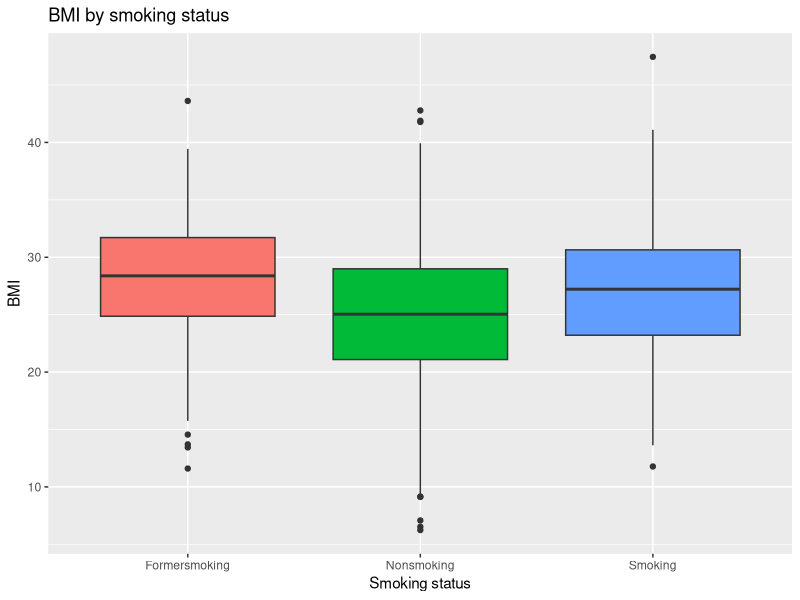
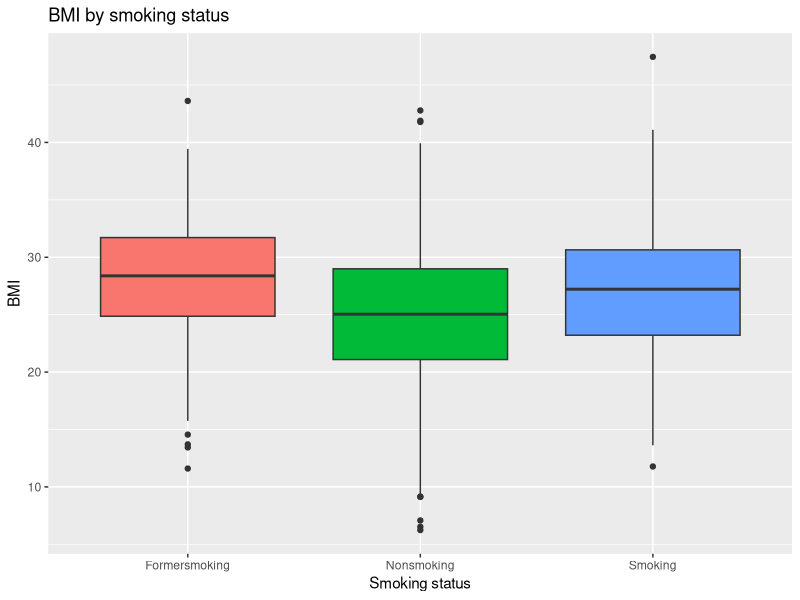
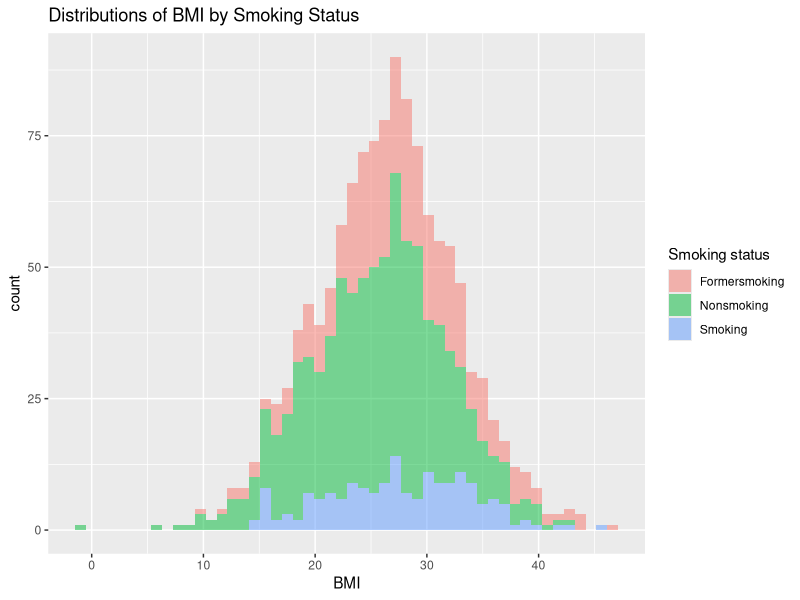

Here is the R script that generated these plots, in order:
## ---- chunk 1

# ---------------------------------
# A single R script following the principles of structured programming
# description: to simulate data, conduct an ANOVA, and summarize results (statistics and graph)
# 26 March 2020
# CLM
# ---------------------------------
#

## PSEUDOCODE #######################################################################

# get_data() = generate a simulation of data for analysis
# calc_anova() = conducts ANOVA 
# summarize_anova() = extracts ANOVA results 
# graph_ano() = visualize results of analysis 

#########################################################################

# Load libraries ---------------------------------------------------------

library(ggplot2) 
library(dplyr)

# Global variables ---------------------------------------------------------

# specify group attributes
n_group <- 3 # number of groups
n_name <- c("Nonsmoking","Smoking","Formersmoking") # name the groups, these are essentially global variables
n_size <- c(707,175,355) # group sizes
n_mean <- c(25,28,28) # mean BMI value
n_sd<- c(6,6,6) # variance for each group


# Program functions ---------------------------------------------------------

# Part 1: get_data() function -----------------------------------------------------------
# ---------------------------------
#  FUNCTION get_data
#  description: simulates BMI value for 3 groups of various smoking status (smoking, nonsmoking, former)
#  inputs: vectorized values of number of groups, group names, sample size, means, and standard deviations
#  outputs: a dataframe comprising simulated data under a normal distribution (col = id, fake_data_lab, norm_val)
###################################
  get_data <- function(n_group=3,
                       n_name=c("Nonsmoking","Smoking","Formersmoking"),
                       n_size=c(707,175,355),
                       n_mean=c(25,28,28),
                       n_sd=c(6,6,6)) {
    # organize these data into a data frame with the appropriate structure
    fake_data_lab <- rep(n_name, n_size)
    id <- 1:(sum(n_size))      
    norm_val <- c(rnorm(n=n_size[1],mean=n_mean[1],sd=n_sd[1]),
                 rnorm(n=n_size[2],mean=n_mean[2],sd=n_sd[2]),
                 rnorm(n=n_size[3],mean=n_mean[3],sd=n_sd[3]))
    my_data <- data.frame(id,fake_data_lab,norm_val)

return(my_data)
} # end of get_data
# ---------------------------------

# Part 2: calc_anova() function ---------------------------------------------------------
# ---------------------------------
#  FUNCTION calc_anova
#  description: conduct ANOVA on simulated data from get_data() function
#  inputs: my_data()'s dataframe containing individuals, smoking status, and BMI (col = id, fake_data_lab, norm_val)--specifically for col 2=fake_data_lab and col 3=norm_val
#  outputs: ANOVA results
###################################
  calc_anova <- function(data=my_data) { 
    
    my_anova <- aov(data[,3] ~ data[,2], data=my_data)  # BMI by smoking status
                                                       # col 2=fake_data_lab and col 3=norm_val           
    
    return(my_anova)
} # end of calc_anova
# ---------------------------------

# Part 3: summarize_anova() function ---------------------------------------------------------

# ---------------------------------
#  FUNCTION summarize_anova
#  description: extract output from ANOVA model  
#  inputs: calc_anova()'s generated ANOVA model 
#  outputs: ANOVA output table, especially the F statistic & p value 
#################################### thanks to Sophie for explaining processes!
  summarize_anova <- function(output=my_anova) {
    
    x <- summary(output) # summarize ANOVA
    print(x)
    ls_anova <- list(F_stat=unlist(x)[7], p_val=unlist(x)[9]) # extract F and pval
    print(ls_anova)

} # end of summarize_anova
# ---------------------------------

# Part 4: graph_ano() ---------------------------------------------------------

# ---------------------------------
#  FUNCTION graph_ano()
#  description: visualize the simulated data (BMI by smoking status), specifically as a boxplot
#  inputs: get_data() function's outputs of a dataframe containing id, smoking status, and BMI
#  outputs: boxplot (BMI by smoking status)
###################################
 graph_ano <- function(data=my_data) { 
    p_ano <- ggplot(data=my_data,
                     aes(x=fake_data_lab,
                         y=norm_val,
                         fill=fake_data_lab)) + 
    geom_boxplot() + 
    labs(title='BMI by smoking status', 
         x='Smoking status', 
         y='BMI') +  
    guides(fill=FALSE) # removed legend because redundant
    
    print(p_ano)
} # end of graph_ano()
# ---------------------------------

# Program body ---------------------------------------------------------

my_data <- get_data()

my_anova <- calc_anova(data=my_data)

summary_anova <- summarize_anova(output=my_anova) 

my_graph <- graph_ano(data=my_data)


## ---- chunk 2

# ---------------------------------
# A **modified* single R script following the principles of structured programming
# description: to simulate data, conduct an ANOVA, and summarize results (statistics and graph)
# 26 March 2020
# CLM
# ---------------------------------


## PSEUDOCODE ####################################################################

# get_data() = generate a simulation of data for analysis
# calc_anova() = conducts ANOVA 
# summarize_anova() = extracts ANOVA results 
# graph_hist() = visualize results of analysis **as histograms**

#########################################################################

# *For brevity, assume the initial set up and some details on functions are similar to the original version of the structured programming 

# Program functions ---------------------------------------------------------

#  FUNCTION get_data
  get_data2 <- function(n_group=3,
                       n_name=c("Nonsmoking","Smoking","Formersmoking"),
                       n_size=c(707,175,355),
                       n_mean=c(25,28,28),
                       n_sd=c(6,6,6)) {
    fake_data_lab <- rep(n_name, n_size)
    id <- 1:(sum(n_size))      
    norm_val <- c(rnorm(n=n_size[1],mean=n_mean[1],sd=n_sd[1]),
                 rnorm(n=n_size[2],mean=n_mean[2],sd=n_sd[2]),
                 rnorm(n=n_size[3],mean=n_mean[3],sd=n_sd[3]))
        my_data2 <- data.frame(id,fake_data_lab,norm_val)
return(my_data2)
}
#  FUNCTION calc_anova
  calc_anova2 <- function(data=my_data2) { 
    my_anova2 <- aov(data[,3] ~ data[,2], data=my_data2)
    return(my_anova2)
} 

#  FUNCTION summarize_anova
  summarize_anova2 <- function(output=my_anova2) {
    y <- summary(output) 
    print(y)
    ls_anova2 <- list(F_stat=unlist(y)[7], p_val=unlist(y)[9])
    print(ls_anova2)
}

# new graph function called graph_hist()-------------------------------------------

# ---------------------------------
#  FUNCTION graph_hist()
#  description: visualize the simulated data (BMI by smoking status), specifically as **overlapping histograms**
#  inputs: get_data2() function's outputs of a dataframe containing id, smoking status, and BMI
#  outputs: histogram (BMI by smoking status)
###################################
graph_hist <- function(data=my_data2) { 
  # ggplot (data = my_data,
  #       mapping = aes(x = norm_val)) + 
  #  geom_histogram(fill = fake_data_lab) 
   
   my_hist <- ggplot(data=my_data2,
                       aes(x=norm_val)) + # distribution of BMI
         geom_histogram(aes(fill=factor(fake_data_lab)), bins=50, # tighter bin #s
                   alpha=0.5) + # make 50% transparent since multiple histograms
     # clean up labels on the graph
     labs(title='Distributions of BMI by Smoking Status',
          x='BMI',
          fill='Smoking status')
       print(my_hist)
} # end of graph_hist()
# ---------------------------------
  
  
# Program body ---------------------------------------------------------

my_data2 <- get_data2()

my_anova2 <- calc_anova2(data=my_data2)

summary_anova2 <- summarize_anova2(output=my_anova2) 

my_graph <- graph_ano(data=my_data2)
my_graph2 <- graph_hist(data=my_data2)


